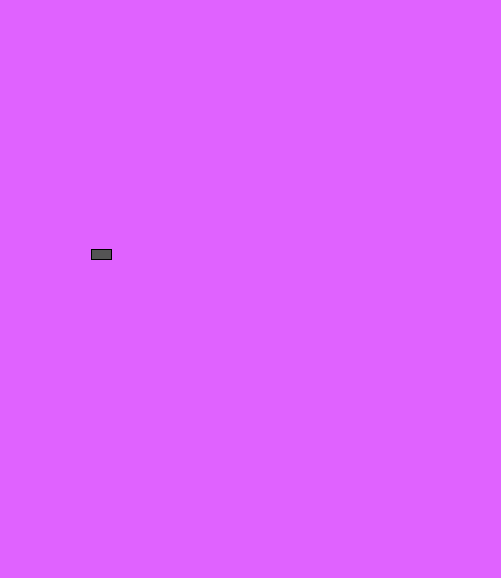
Frame 1 (no input)
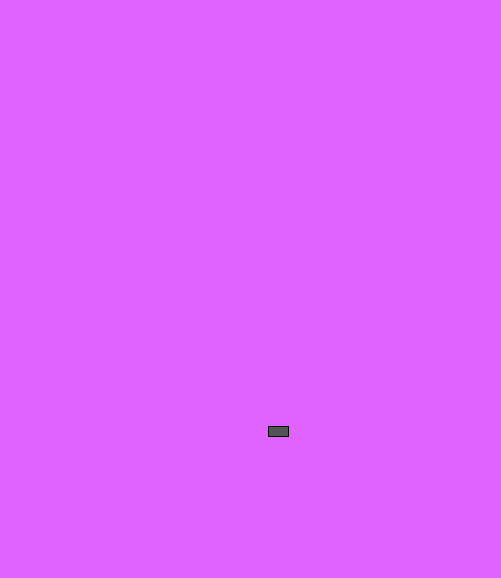
Frame 60 (the mouse pressed at the canvas centre just before this capture)
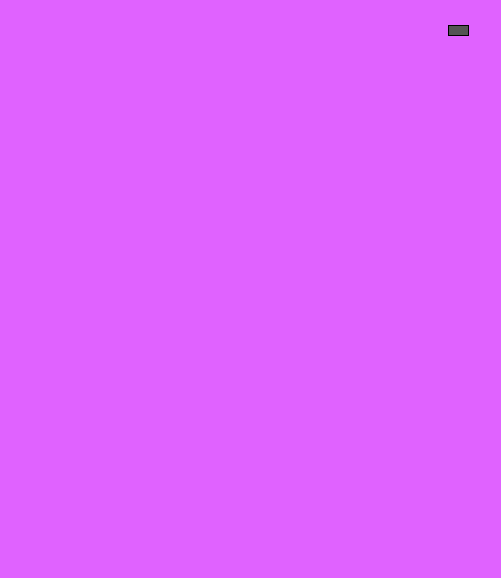
Frame 120 (the mouse held since frame 60 and released just before this capture)

The Processing sketch that drew these frames (run headless with seeded random() and noise(); from frame 60 on, the mouse is pressed at the canvas centre):

// Processing sketch: processing_30427
// ── processing_30427.pde

class Car {
  color c;
  float xpos;
  float ypos;
  float xspeed;
 
  // The Constructor is defined with arguments.
  Car(color tempC, float tempXpos, float tempYpos, float tempXspeed) {
    c = tempC;
    xpos = tempXpos;
    ypos = tempYpos;
    xspeed = tempXspeed;
  }
 
  void display() {
    stroke(0);
    fill(c);
    rectMode(CENTER);
    rect(xpos,ypos,20,10);
  }
 
  void drive() {
    xpos = xpos + xspeed;
    if (xpos > height) {
      xpos=0;
    }
  
     ypos= ypos + xspeed;
      if(ypos > height) 
        ypos=0;
     } 
     }
     
     Car mark; 
void setup(){
size(501,578);
mark=new Car(84,98,251,3);
}
void draw(){
background(224,98,301);
mark.drive();  
mark.display();
}

     
                
                
